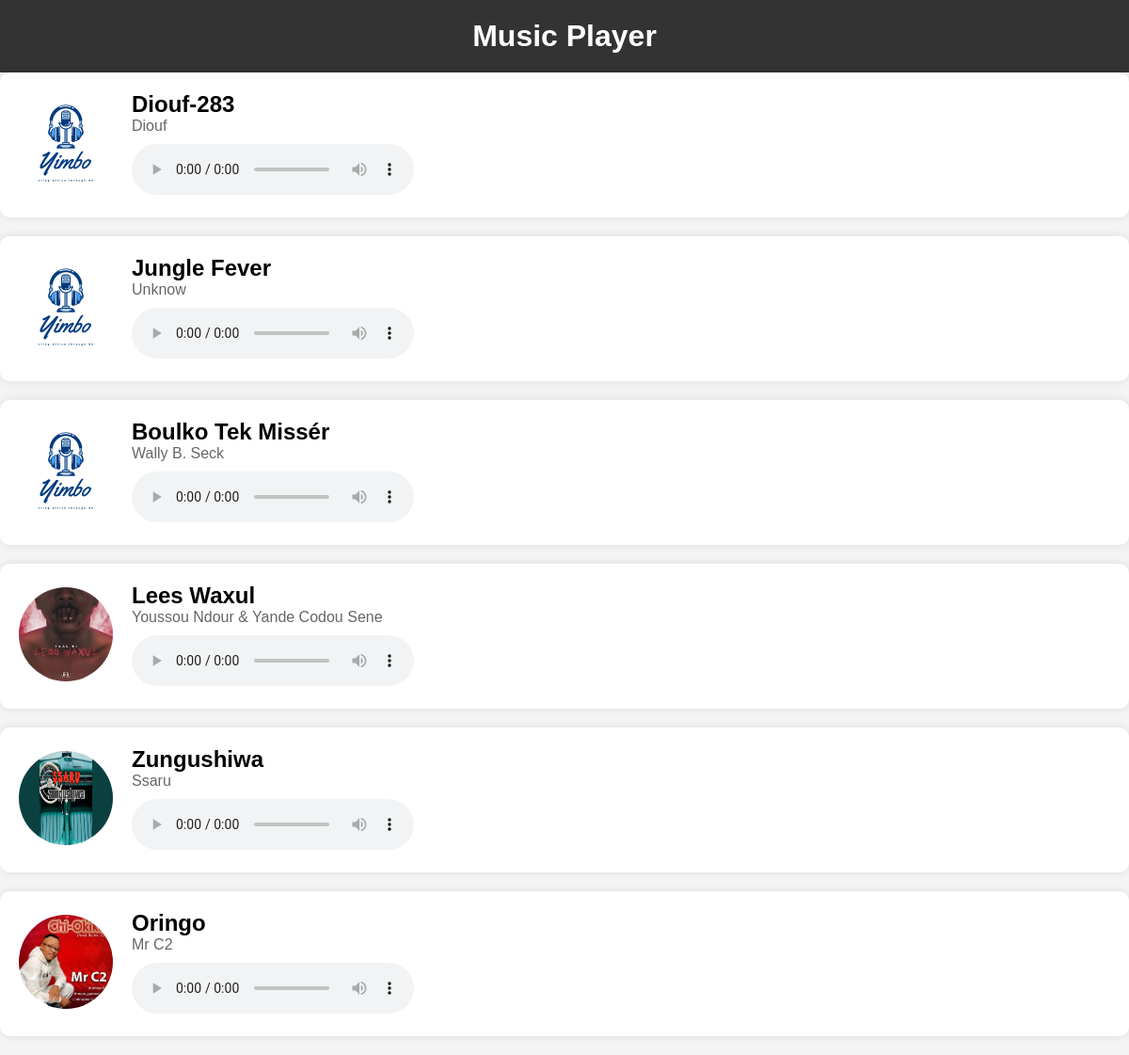
The app's page /uploaded_music with its own data.
### yimbo_appli/models.py (models this page shows, shortened)
class Music(db.Model):
    __tablename__ = 'music'
    id = db.Column(db.Integer, primary_key=True)
    title = db.Column(db.String(100), nullable=False)
    artist = db.Column(db.String(100), nullable=False)
    duration = db.Column(db.String(20), nullable=False)
    picture = db.Column(db.String(100), nullable=False, default='default.jpg')
    music_file = db.Column(db.String(100), nullable=False)

### yimbo_appli/routes.py (the view)
@app.route('/uploaded_music', methods=['GET'])
def uploaded_music():
    musics = Music.query.all()
    return render_template('uploaded_music.html', musics=musics)

### yimbo_appli/templates/uploaded_music.html (shortened to what this page needs)
<!DOCTYPE html>
<html lang="en">
<head>
</head>
<body>
    <h1>Music Player</h1>
    {% for music in musics %}
    <div class="music-card">
        <div class="music-image">
            <img src="{{ url_for('static', filename='music/' + music.picture) }}" alt="Music Picture">
        </div>
        <div>
            <h2 class="music-title">{{ music.title }}</h2>
            <p class="music-artist">{{ music.artist }}</p>
            <div class="music-player">
                <audio controls>
                    <source src="{{ url_for('static', filename='music/' + music.music_file) }}" type="audio/mpeg">
                    <source src="{{ url_for('static', filename='music/' + music.music_file) }}" type="audio/mp4">
                    <source src="{{ url_for('static', filename='music/' + music.music_file) }}" type="audio/wav">
                </audio>
            </div>
        </div>
    </div>
    {% endfor %}
</body>
</html>

### yimbo_appli/templates/uploaded_music.html (style rules this page uses)
body { font-family: Arial, sans-serif; margin: 0; padding: 0; background-color: #f4f4f4; }
h1 { text-align: center; background-color: #333; color: #fff; padding: 20px; margin: 0; }
.music-card { display: flex; align-items: center; margin-bottom: 20px; background-color: #fff; border-radius: 10px; padding: 20px; box-shadow: 0 0 10px rgba(0, 0, 0, 0.1); }
.music-image { margin-right: 20px; }
.music-image img { width: 100px; height: 100px; border-radius: 50%; }
.music-player { margin-top: 10px; }
.music-title { margin: 0; }
.music-artist { margin: 0; color: #666; }

### records on screen
Music: picture (picture), title "Diouf-283", artist "Diouf"
Music: picture (picture), title "Jungle Fever", artist "Unknow"
Music: picture (picture), title "Boulko Tek Missér", artist "Wally B. Seck"
Music: picture (picture), title "Lees Waxul", artist "Youssou Ndour & Yande Codou Sene"
Music: picture (placeholder picture), title "Zungushiwa", artist "Ssaru"
Music: picture (picture), title "Oringo", artist "Mr C2"
